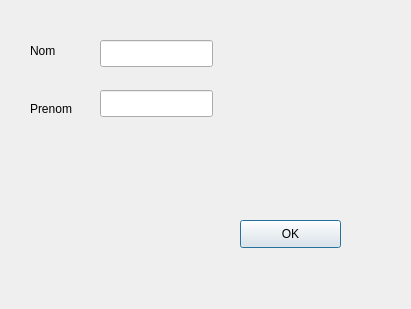
<?xml version="1.0" encoding="UTF-8"?>
<ui version="4.0">
 <class>ajouterProprietaireGuiClass</class>
 <widget class="QDialog" name="ajouterProprietaireGuiClass">
  <property name="geometry">
   <rect>
    <x>0</x>
    <y>0</y>
    <width>411</width>
    <height>309</height>
   </rect>
  </property>
  <property name="windowTitle">
   <string>ajouterProprietaireGui</string>
  </property>
  <widget class="QLabel" name="label">
   <property name="geometry">
    <rect>
     <x>30</x>
     <y>30</y>
     <width>81</width>
     <height>41</height>
    </rect>
   </property>
   <property name="text">
    <string>Nom</string>
   </property>
  </widget>
  <widget class="QLabel" name="label_2">
   <property name="geometry">
    <rect>
     <x>30</x>
     <y>100</y>
     <width>53</width>
     <height>17</height>
    </rect>
   </property>
   <property name="text">
    <string>Prenom</string>
   </property>
  </widget>
  <widget class="QLineEdit" name="leNom">
   <property name="geometry">
    <rect>
     <x>100</x>
     <y>40</y>
     <width>113</width>
     <height>27</height>
    </rect>
   </property>
  </widget>
  <widget class="QLineEdit" name="lePrenom">
   <property name="geometry">
    <rect>
     <x>100</x>
     <y>90</y>
     <width>113</width>
     <height>27</height>
    </rect>
   </property>
  </widget>
  <widget class="QPushButton" name="pushButtonOk">
   <property name="geometry">
    <rect>
     <x>240</x>
     <y>220</y>
     <width>101</width>
     <height>28</height>
    </rect>
   </property>
   <property name="text">
    <string>OK</string>
   </property>
  </widget>
 </widget>
 <layoutdefault spacing="6" margin="11"/>
 <resources/>
 <connections>
  <connection>
   <sender>pushButtonOk</sender>
   <signal>clicked()</signal>
   <receiver>ajouterProprietaireGuiClass</receiver>
   <slot>validerProprietaire()</slot>
   <hints>
    <hint type="sourcelabel">
     <x>290</x>
     <y>233</y>
    </hint>
    <hint type="destinationlabel">
     <x>199</x>
     <y>149</y>
    </hint>
   </hints>
  </connection>
 </connections>
 <slots>
  <slot>validerProprietaire()</slot>
 </slots>
</ui>
